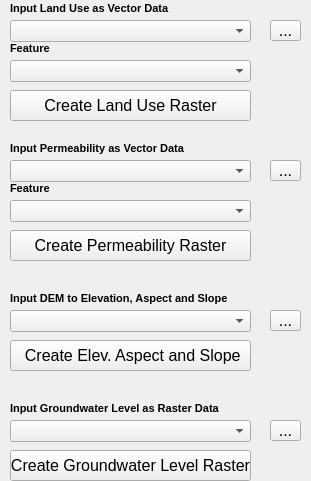
   <widget class="QWidget" name="EVALUATIONCRITERIA">
    <property name="geometry">
     <rect>
      <x>0</x>
      <y>0</y>
      <width>311</width>
      <height>481</height>
     </rect>
    </property>
    <attribute name="label">
     <string>EVALUATION CRITERIA II</string>
    </attribute>
    <widget class="QLabel" name="label_11">
     <property name="geometry">
      <rect>
       <x>10</x>
       <y>0</y>
       <width>191</width>
       <height>16</height>
      </rect>
     </property>
     <property name="font">
      <font>
       <family>MS Shell Dlg 2</family>
       <pointsize>8</pointsize>
       <weight>75</weight>
       <bold>true</bold>
      </font>
     </property>
     <property name="text">
      <string>Input Land Use as Vector Data</string>
     </property>
    </widget>
    <widget class="QLabel" name="label_12">
     <property name="geometry">
      <rect>
       <x>10</x>
       <y>40</y>
       <width>151</width>
       <height>16</height>
      </rect>
     </property>
     <property name="font">
      <font>
       <family>MS Shell Dlg 2</family>
       <pointsize>8</pointsize>
       <weight>75</weight>
       <bold>true</bold>
      </font>
     </property>
     <property name="text">
      <string>Feature</string>
     </property>
    </widget>
    <widget class="QPushButton" name="Raster_pushButton_2">
     <property name="geometry">
      <rect>
       <x>10</x>
       <y>90</y>
       <width>241</width>
       <height>31</height>
      </rect>
     </property>
     <property name="font">
      <font>
       <family>System</family>
       <pointsize>12</pointsize>
      </font>
     </property>
     <property name="text">
      <string>Create Land Use Raster</string>
     </property>
    </widget>
    <widget class="QComboBox" name="comboBox_6">
     <property name="geometry">
      <rect>
       <x>10</x>
       <y>60</y>
       <width>241</width>
       <height>22</height>
      </rect>
     </property>
     <property name="font">
      <font>
       <family>MS Shell Dlg 2</family>
       <pointsize>10</pointsize>
       <weight>50</weight>
       <bold>false</bold>
      </font>
     </property>
    </widget>
    <widget class="QToolButton" name="toolButton_11">
     <property name="geometry">
      <rect>
       <x>270</x>
       <y>20</y>
       <width>31</width>
       <height>21</height>
      </rect>
     </property>
     <property name="font">
      <font>
       <family>System</family>
       <pointsize>12</pointsize>
      </font>
     </property>
     <property name="text">
      <string>...</string>
     </property>
    </widget>
    <widget class="QComboBox" name="comboBox_7">
     <property name="geometry">
      <rect>
       <x>10</x>
       <y>20</y>
       <width>241</width>
       <height>22</height>
      </rect>
     </property>
     <property name="font">
      <font>
       <family>MS Shell Dlg 2</family>
       <pointsize>10</pointsize>
       <weight>50</weight>
       <bold>false</bold>
      </font>
     </property>
    </widget>
    <widget class="QComboBox" name="comboBox_3">
     <property name="geometry">
      <rect>
       <x>10</x>
       <y>310</y>
       <width>241</width>
       <height>22</height>
      </rect>
     </property>
     <property name="font">
      <font>
       <family>MS Shell Dlg 2</family>
       <pointsize>10</pointsize>
       <weight>50</weight>
       <bold>false</bold>
      </font>
     </property>
    </widget>
    <widget class="QLabel" name="label_5">
     <property name="geometry">
      <rect>
       <x>10</x>
       <y>290</y>
       <width>241</width>
       <height>16</height>
      </rect>
     </property>
     <property name="font">
      <font>
       <family>MS Shell Dlg 2</family>
       <pointsize>8</pointsize>
       <weight>75</weight>
       <bold>true</bold>
      </font>
     </property>
     <property name="text">
      <string>Input DEM to Elevation, Aspect and Slope</string>
     </property>
    </widget>
    <widget class="QToolButton" name="toolButton_2">
     <property name="geometry">
      <rect>
       <x>270</x>
       <y>310</y>
       <width>31</width>
       <height>21</height>
      </rect>
     </property>
     <property name="font">
      <font>
       <family>System</family>
       <pointsize>12</pointsize>
      </font>
     </property>
     <property name="text">
      <string>...</string>
     </property>
    </widget>
    <widget class="QPushButton" name="AspectandSlopeRun_pushButton">
     <property name="geometry">
      <rect>
       <x>10</x>
       <y>340</y>
       <width>241</width>
       <height>31</height>
      </rect>
     </property>
     <property name="font">
      <font>
       <family>System</family>
       <pointsize>12</pointsize>
       <underline>false</underline>
       <strikeout>false</strikeout>
       <kerning>true</kerning>
      </font>
     </property>
     <property name="text">
      <string> Create Elev. Aspect and Slope</string>
     </property>
    </widget>
    <widget class="QLabel" name="label_13">
     <property name="geometry">
      <rect>
       <x>10</x>
       <y>140</y>
       <width>191</width>
       <height>16</height>
      </rect>
     </property>
     <property name="font">
      <font>
       <family>MS Shell Dlg 2</family>
       <pointsize>8</pointsize>
       <weight>75</weight>
       <bold>true</bold>
      </font>
     </property>
     <property name="text">
      <string>Input Permeability as Vector Data</string>
     </property>
    </widget>
    <widget class="QToolButton" name="toolButton_14">
     <property name="geometry">
      <rect>
       <x>270</x>
       <y>160</y>
       <width>31</width>
       <height>21</height>
      </rect>
     </property>
     <property name="font">
      <font>
       <family>System</family>
       <pointsize>12</pointsize>
      </font>
     </property>
     <property name="text">
      <string>...</string>
     </property>
    </widget>
    <widget class="QComboBox" name="comboBox_10">
     <property name="geometry">
      <rect>
       <x>10</x>
       <y>200</y>
       <width>241</width>
       <height>22</height>
      </rect>
     </property>
     <property name="font">
      <font>
       <family>MS Shell Dlg 2</family>
       <pointsize>10</pointsize>
       <weight>50</weight>
       <bold>false</bold>
      </font>
     </property>
    </widget>
    <widget class="QLabel" name="label_14">
     <property name="geometry">
      <rect>
       <x>10</x>
       <y>180</y>
       <width>151</width>
       <height>16</height>
      </rect>
     </property>
     <property name="font">
      <font>
       <family>MS Shell Dlg 2</family>
       <pointsize>8</pointsize>
       <weight>75</weight>
       <bold>true</bold>
      </font>
     </property>
     <property name="text">
      <string>Feature</string>
     </property>
    </widget>
    <widget class="QPushButton" name="Raster_pushButton_5">
     <property name="geometry">
      <rect>
       <x>10</x>
       <y>230</y>
       <width>241</width>
       <height>31</height>
      </rect>
     </property>
     <property name="font">
      <font>
       <family>System</family>
       <pointsize>12</pointsize>
      </font>
     </property>
     <property name="text">
      <string>Create Permeability Raster</string>
     </property>
    </widget>
    <widget class="QComboBox" name="comboBox_11">
     <property name="geometry">
      <rect>
       <x>10</x>
       <y>160</y>
       <width>241</width>
       <height>22</height>
      </rect>
     </property>
     <property name="font">
      <font>
       <family>MS Shell Dlg 2</family>
       <pointsize>10</pointsize>
       <weight>50</weight>
       <bold>false</bold>
      </font>
     </property>
    </widget>
    <widget class="QToolButton" name="toolButton_3">
     <property name="geometry">
      <rect>
       <x>270</x>
       <y>420</y>
       <width>31</width>
       <height>21</height>
      </rect>
     </property>
     <property name="font">
      <font>
       <family>System</family>
       <pointsize>12</pointsize>
      </font>
     </property>
     <property name="text">
      <string>...</string>
     </property>
    </widget>
    <widget class="QLabel" name="label_7">
     <property name="geometry">
      <rect>
       <x>10</x>
       <y>400</y>
       <width>241</width>
       <height>16</height>
      </rect>
     </property>
     <property name="font">
      <font>
       <family>MS Shell Dlg 2</family>
       <pointsize>8</pointsize>
       <weight>75</weight>
       <bold>true</bold>
      </font>
     </property>
     <property name="text">
      <string>Input Groundwater Level as Raster Data</string>
     </property>
    </widget>
    <widget class="QComboBox" name="comboBox_4">
     <property name="geometry">
      <rect>
       <x>10</x>
       <y>420</y>
       <width>241</width>
       <height>22</height>
      </rect>
     </property>
     <property name="font">
      <font>
       <family>MS Shell Dlg 2</family>
       <pointsize>10</pointsize>
       <weight>50</weight>
       <bold>false</bold>
      </font>
     </property>
    </widget>
    <widget class="QPushButton" name="Raster_pushButton_6">
     <property name="geometry">
      <rect>
       <x>10</x>
       <y>450</y>
       <width>241</width>
       <height>31</height>
      </rect>
     </property>
     <property name="font">
      <font>
       <family>System</family>
       <pointsize>12</pointsize>
      </font>
     </property>
     <property name="text">
      <string>Create Groundwater Level Raster</string>
     </property>
    </widget>
   </widget>
